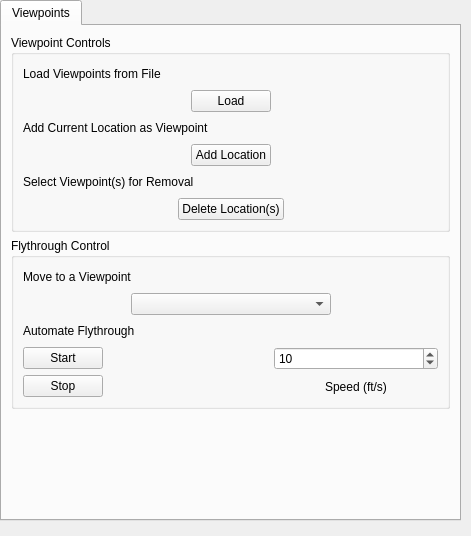
<?xml version="1.0" encoding="UTF-8"?>
<ui version="4.0">
 <class>Form</class>
 <widget class="QWidget" name="Form">
  <property name="geometry">
   <rect>
    <x>0</x>
    <y>0</y>
    <width>471</width>
    <height>536</height>
   </rect>
  </property>
  <property name="windowTitle">
   <string>Form</string>
  </property>
  <widget class="QTabWidget" name="tabWidget">
   <property name="geometry">
    <rect>
     <x>0</x>
     <y>0</y>
     <width>461</width>
     <height>521</height>
    </rect>
   </property>
   <property name="styleSheet">
    <string notr="true"/>
   </property>
   <property name="currentIndex">
    <number>0</number>
   </property>
   <widget class="QWidget" name="tab">
    <attribute name="title">
     <string>Viewpoints</string>
    </attribute>
    <layout class="QVBoxLayout" name="verticalLayout">
     <item>
      <widget class="QGroupBox" name="groupBox_12">
       <property name="sizePolicy">
        <sizepolicy hsizetype="Preferred" vsizetype="Fixed">
         <horstretch>0</horstretch>
         <verstretch>0</verstretch>
        </sizepolicy>
       </property>
       <property name="title">
        <string>Viewpoint Controls</string>
       </property>
       <property name="flat">
        <bool>false</bool>
       </property>
       <layout class="QVBoxLayout" name="verticalLayout_18">
        <item>
         <layout class="QHBoxLayout" name="horizontalLayout_18">
          <item>
           <widget class="QLabel" name="label_8">
            <property name="text">
             <string>Load Viewpoints from File</string>
            </property>
           </widget>
          </item>
          <item>
           <spacer name="horizontalSpacer_5">
            <property name="orientation">
             <enum>Qt::Horizontal</enum>
            </property>
            <property name="sizeHint" stdset="0">
             <size>
              <width>40</width>
              <height>20</height>
             </size>
            </property>
           </spacer>
          </item>
         </layout>
        </item>
        <item>
         <layout class="QHBoxLayout" name="horizontalLayout_19">
          <item>
           <spacer name="horizontalSpacer_6">
            <property name="orientation">
             <enum>Qt::Horizontal</enum>
            </property>
            <property name="sizeHint" stdset="0">
             <size>
              <width>40</width>
              <height>20</height>
             </size>
            </property>
           </spacer>
          </item>
          <item>
           <widget class="QPushButton" name="pushButton_6">
            <property name="text">
             <string>Load</string>
            </property>
           </widget>
          </item>
          <item>
           <spacer name="horizontalSpacer_7">
            <property name="orientation">
             <enum>Qt::Horizontal</enum>
            </property>
            <property name="sizeHint" stdset="0">
             <size>
              <width>40</width>
              <height>20</height>
             </size>
            </property>
           </spacer>
          </item>
         </layout>
        </item>
        <item>
         <layout class="QHBoxLayout" name="horizontalLayout_20">
          <item>
           <widget class="QLabel" name="label_9">
            <property name="text">
             <string>Add Current Location as Viewpoint</string>
            </property>
           </widget>
          </item>
          <item>
           <spacer name="horizontalSpacer_10">
            <property name="orientation">
             <enum>Qt::Horizontal</enum>
            </property>
            <property name="sizeHint" stdset="0">
             <size>
              <width>40</width>
              <height>20</height>
             </size>
            </property>
           </spacer>
          </item>
         </layout>
        </item>
        <item>
         <layout class="QHBoxLayout" name="horizontalLayout_21">
          <item>
           <spacer name="horizontalSpacer_8">
            <property name="orientation">
             <enum>Qt::Horizontal</enum>
            </property>
            <property name="sizeHint" stdset="0">
             <size>
              <width>40</width>
              <height>20</height>
             </size>
            </property>
           </spacer>
          </item>
          <item>
           <widget class="QPushButton" name="pushButton_7">
            <property name="text">
             <string>Add Location</string>
            </property>
           </widget>
          </item>
          <item>
           <spacer name="horizontalSpacer_9">
            <property name="orientation">
             <enum>Qt::Horizontal</enum>
            </property>
            <property name="sizeHint" stdset="0">
             <size>
              <width>40</width>
              <height>20</height>
             </size>
            </property>
           </spacer>
          </item>
         </layout>
        </item>
        <item>
         <layout class="QHBoxLayout" name="horizontalLayout_22">
          <item>
           <widget class="QLabel" name="label_10">
            <property name="text">
             <string>Select Viewpoint(s) for Removal</string>
            </property>
           </widget>
          </item>
          <item>
           <spacer name="horizontalSpacer_11">
            <property name="orientation">
             <enum>Qt::Horizontal</enum>
            </property>
            <property name="sizeHint" stdset="0">
             <size>
              <width>40</width>
              <height>20</height>
             </size>
            </property>
           </spacer>
          </item>
         </layout>
        </item>
        <item>
         <layout class="QHBoxLayout" name="horizontalLayout_23">
          <item>
           <spacer name="horizontalSpacer_12">
            <property name="orientation">
             <enum>Qt::Horizontal</enum>
            </property>
            <property name="sizeHint" stdset="0">
             <size>
              <width>40</width>
              <height>20</height>
             </size>
            </property>
           </spacer>
          </item>
          <item>
           <widget class="QPushButton" name="pushButton_8">
            <property name="text">
             <string>Delete Location(s)</string>
            </property>
           </widget>
          </item>
          <item>
           <spacer name="horizontalSpacer_13">
            <property name="orientation">
             <enum>Qt::Horizontal</enum>
            </property>
            <property name="sizeHint" stdset="0">
             <size>
              <width>40</width>
              <height>20</height>
             </size>
            </property>
           </spacer>
          </item>
         </layout>
        </item>
       </layout>
      </widget>
     </item>
     <item>
      <widget class="QGroupBox" name="groupBox_13">
       <property name="sizePolicy">
        <sizepolicy hsizetype="Preferred" vsizetype="Fixed">
         <horstretch>0</horstretch>
         <verstretch>0</verstretch>
        </sizepolicy>
       </property>
       <property name="title">
        <string>Flythrough Control</string>
       </property>
       <layout class="QVBoxLayout" name="verticalLayout_17">
        <item>
         <layout class="QHBoxLayout" name="horizontalLayout_25">
          <item>
           <widget class="QLabel" name="label_11">
            <property name="text">
             <string>Move to a Viewpoint</string>
            </property>
           </widget>
          </item>
          <item>
           <spacer name="horizontalSpacer_14">
            <property name="orientation">
             <enum>Qt::Horizontal</enum>
            </property>
            <property name="sizeHint" stdset="0">
             <size>
              <width>40</width>
              <height>20</height>
             </size>
            </property>
           </spacer>
          </item>
         </layout>
        </item>
        <item>
         <layout class="QHBoxLayout" name="horizontalLayout_26">
          <item>
           <spacer name="horizontalSpacer_15">
            <property name="orientation">
             <enum>Qt::Horizontal</enum>
            </property>
            <property name="sizeHint" stdset="0">
             <size>
              <width>40</width>
              <height>20</height>
             </size>
            </property>
           </spacer>
          </item>
          <item>
           <widget class="QComboBox" name="comboBox_3">
            <property name="minimumSize">
             <size>
              <width>200</width>
              <height>0</height>
             </size>
            </property>
           </widget>
          </item>
          <item>
           <spacer name="horizontalSpacer_16">
            <property name="orientation">
             <enum>Qt::Horizontal</enum>
            </property>
            <property name="sizeHint" stdset="0">
             <size>
              <width>40</width>
              <height>20</height>
             </size>
            </property>
           </spacer>
          </item>
         </layout>
        </item>
        <item>
         <layout class="QHBoxLayout" name="horizontalLayout_27">
          <item>
           <widget class="QLabel" name="label_12">
            <property name="text">
             <string>Automate Flythrough</string>
            </property>
           </widget>
          </item>
          <item>
           <spacer name="horizontalSpacer_17">
            <property name="orientation">
             <enum>Qt::Horizontal</enum>
            </property>
            <property name="sizeHint" stdset="0">
             <size>
              <width>40</width>
              <height>20</height>
             </size>
            </property>
           </spacer>
          </item>
         </layout>
        </item>
        <item>
         <layout class="QHBoxLayout" name="horizontalLayout_28">
          <item>
           <layout class="QVBoxLayout" name="verticalLayout_16">
            <item>
             <widget class="QPushButton" name="pushButton_9">
              <property name="text">
               <string>Start</string>
              </property>
             </widget>
            </item>
            <item>
             <widget class="QPushButton" name="pushButton_10">
              <property name="text">
               <string>Stop</string>
              </property>
             </widget>
            </item>
           </layout>
          </item>
          <item>
           <spacer name="horizontalSpacer_18">
            <property name="orientation">
             <enum>Qt::Horizontal</enum>
            </property>
            <property name="sizeHint" stdset="0">
             <size>
              <width>40</width>
              <height>20</height>
             </size>
            </property>
           </spacer>
          </item>
          <item>
           <layout class="QVBoxLayout" name="verticalLayout_15">
            <item>
             <widget class="QDoubleSpinBox" name="doubleSpinBox_7">
              <property name="decimals">
               <number>0</number>
              </property>
              <property name="value">
               <double>10.000000000000000</double>
              </property>
             </widget>
            </item>
            <item>
             <layout class="QHBoxLayout" name="horizontalLayout_24">
              <item>
               <spacer name="horizontalSpacer_20">
                <property name="orientation">
                 <enum>Qt::Horizontal</enum>
                </property>
                <property name="sizeHint" stdset="0">
                 <size>
                  <width>40</width>
                  <height>20</height>
                 </size>
                </property>
               </spacer>
              </item>
              <item>
               <widget class="QLabel" name="label_13">
                <property name="text">
                 <string>Speed (ft/s)</string>
                </property>
               </widget>
              </item>
              <item>
               <spacer name="horizontalSpacer_21">
                <property name="orientation">
                 <enum>Qt::Horizontal</enum>
                </property>
                <property name="sizeHint" stdset="0">
                 <size>
                  <width>40</width>
                  <height>20</height>
                 </size>
                </property>
               </spacer>
              </item>
             </layout>
            </item>
           </layout>
          </item>
         </layout>
        </item>
       </layout>
      </widget>
     </item>
     <item>
      <spacer name="verticalSpacer_3">
       <property name="orientation">
        <enum>Qt::Vertical</enum>
       </property>
       <property name="sizeHint" stdset="0">
        <size>
         <width>20</width>
         <height>41</height>
        </size>
       </property>
      </spacer>
     </item>
    </layout>
   </widget>
  </widget>
 </widget>
 <resources>
  <include location="propertyBrowser/icons.qrc"/>
 </resources>
 <connections/>
</ui>
